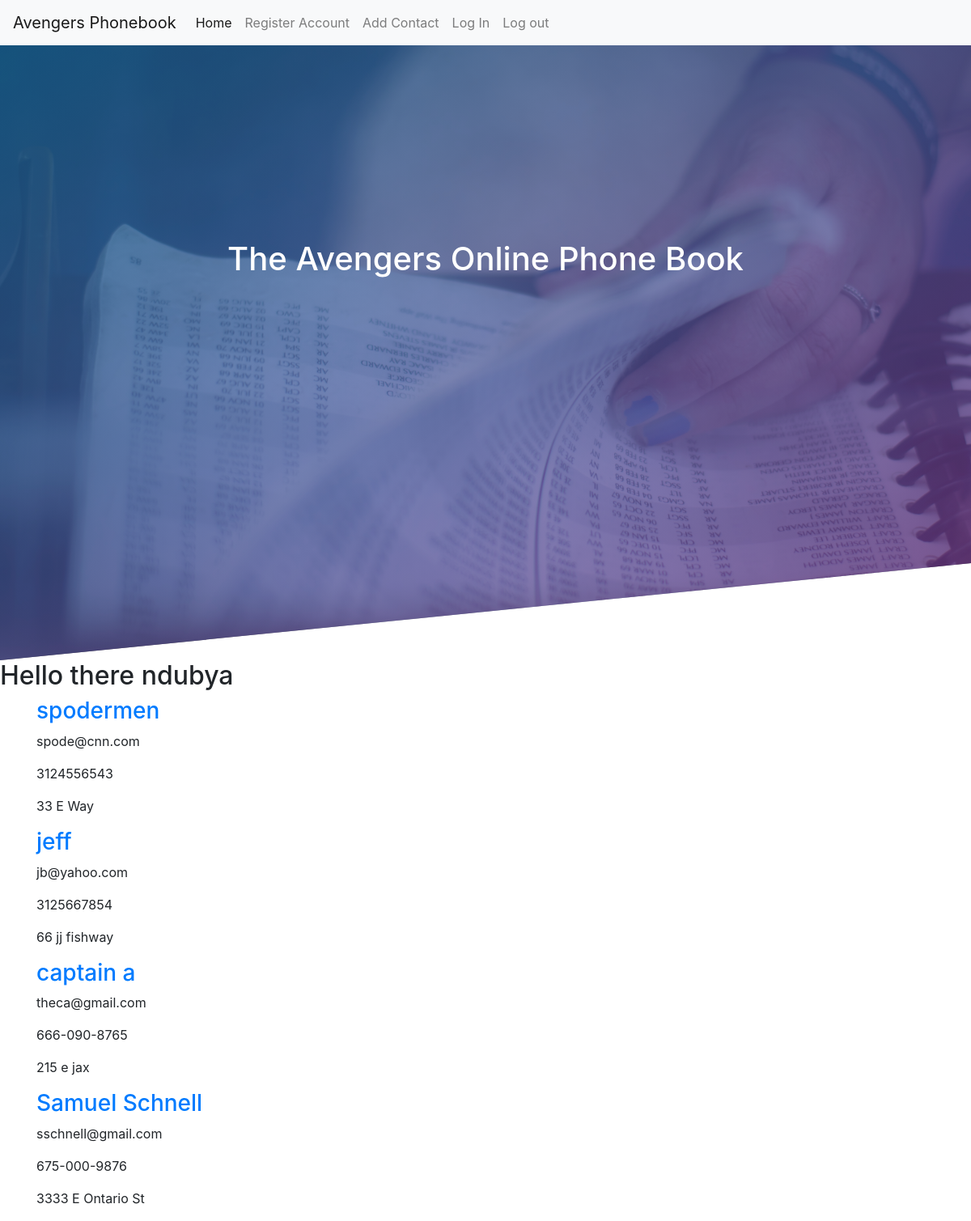
/ (signed in), run on an earlier commit of the app's database.
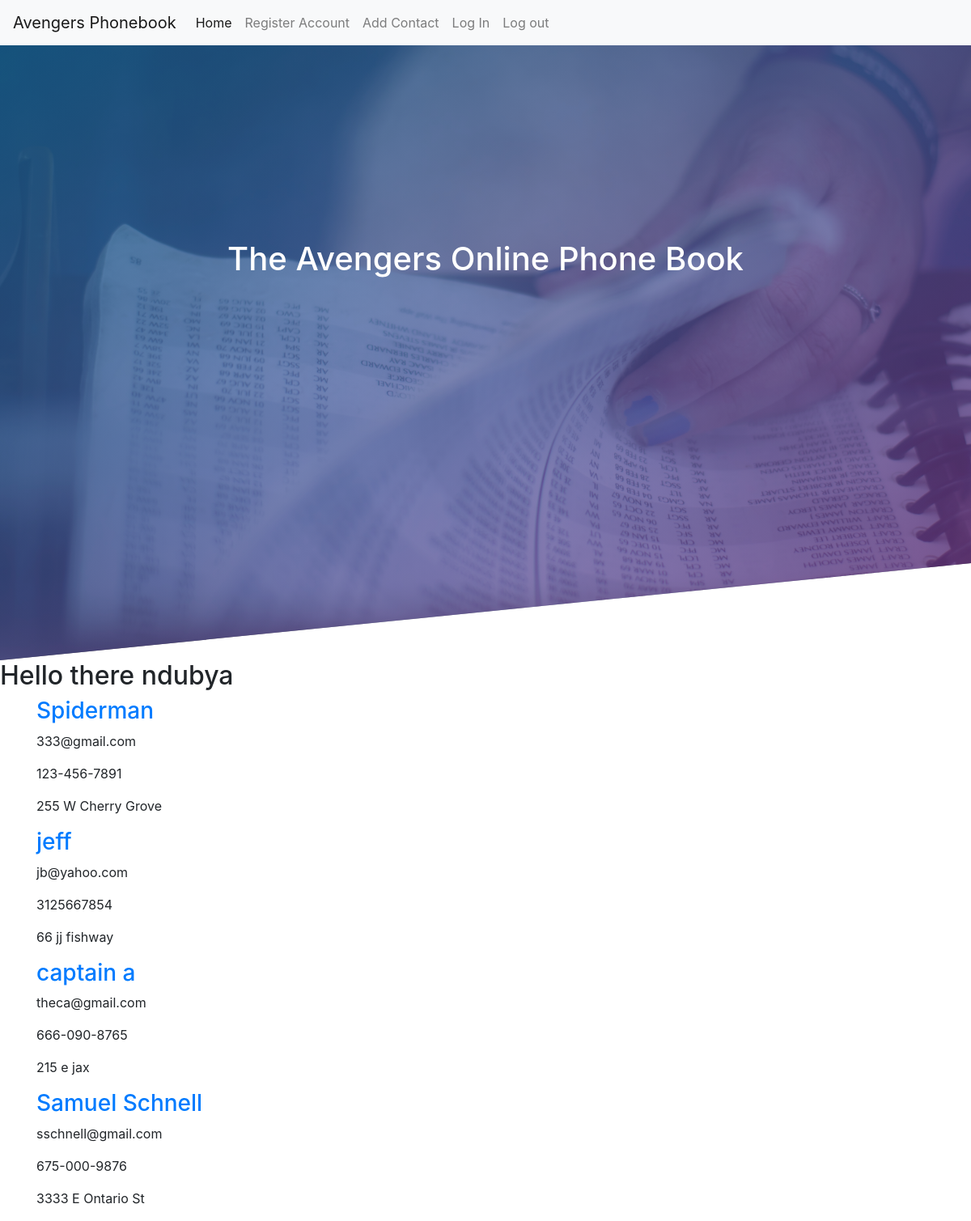
And on a later commit of the database.
### phonebook/models.py (models this page shows, shortened)
class Info(db.Model):
    id = db.Column(db.Integer, primary_key=True)
    name = db.Column(db.String(150), nullable=False, unique=True)
    email = db.Column(db.String(150), nullable=False, unique=True)
    phone_number = db.Column(db.String(15), nullable=False, unique=True)
    address = db.Column(db.String(300), nullable=True)
    user_id = db.Column(db.Integer, db.ForeignKey('user.id'))

### phonebook/routes.py (the view)
@app.route('/')
def home():
    contacts=Info.query.all()
    return render_template('home.html', contacts=contacts)

### phonebook/models.py (called while the page is built)
@login.user_loader
def load_user(user_id):
    return User.query.get(user_id)

### phonebook/templates/home.html
{% extends 'base.html' %}
{% block content %}
<header class="banner">
    <h1 class="header-text">The Avengers Online Phone Book</h1>
</header>
<h2>Hello there {{ current_user.username }}</h2>
{% if current_user.is_authenticated %}
{% for contact in contacts %}
    <div class="container">
        <h3>
            <a href="{{ url_for('contact_detail', contact_id = contact.id) }}">{{ contact.name }}</a>
        </h3>
        <p>{{ contact.email }}</p>
        <p>{{ contact.phone_number }}</p>
        <p>{{ contact.address }}</p>
    </div>
{% endfor %}
{% else %}
<h2>Nothing to show here...</h2>
{% endif %}
{% endblock content %}

What changed in the data, as far as the page shows it:
changed Info: name "spodermen" → "Spiderman"; email "spode@cnn.com" → "333@gmail.com"; phone_number "3124556543" → "123-456-7891"; address "33 E Way" → "255 W Cherry Grove"
